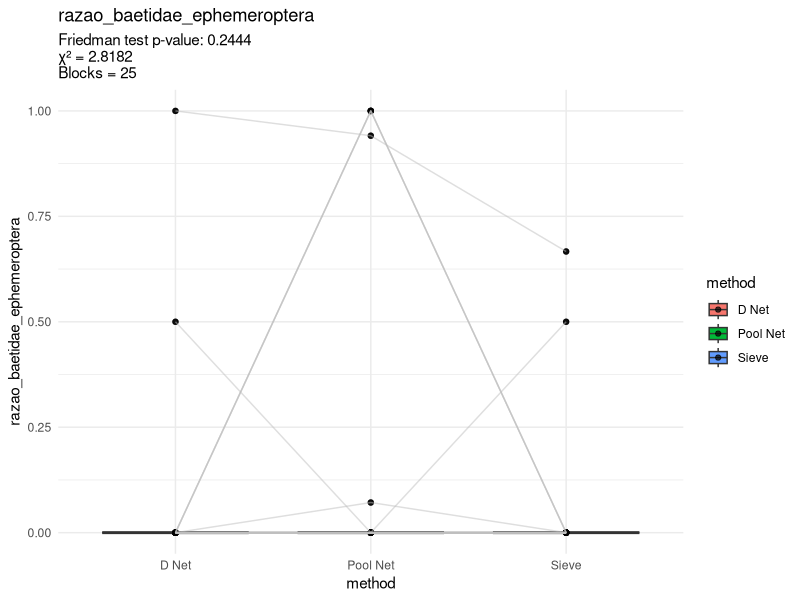
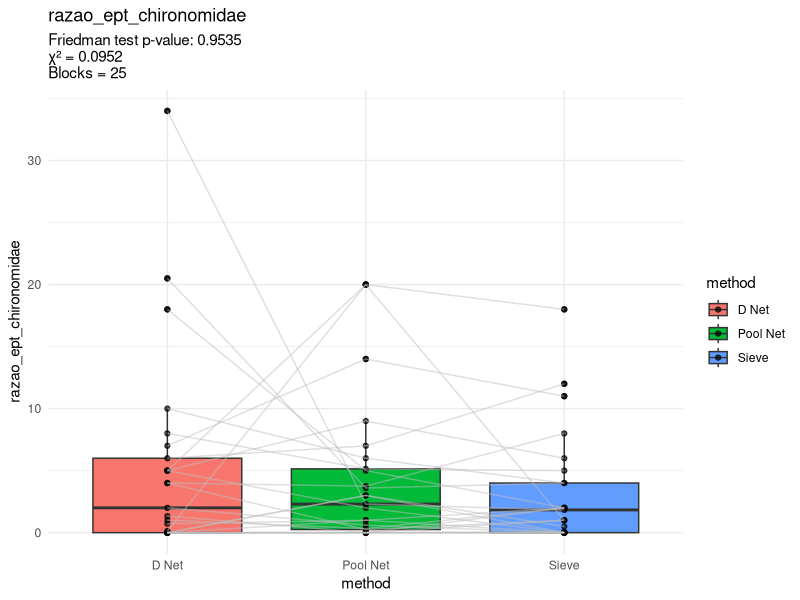
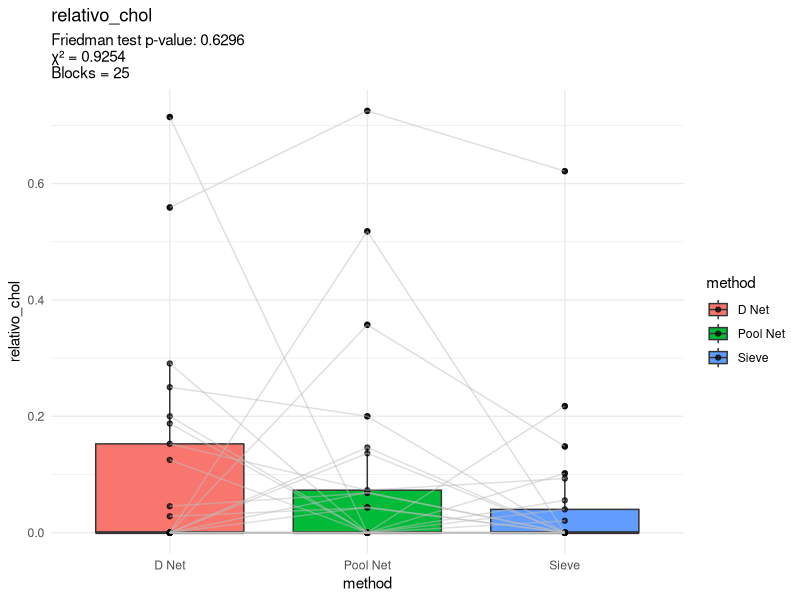
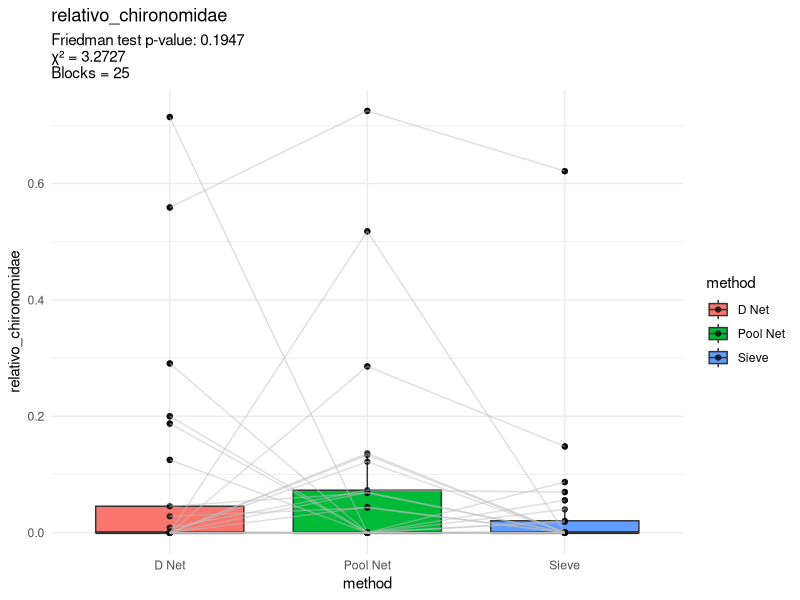
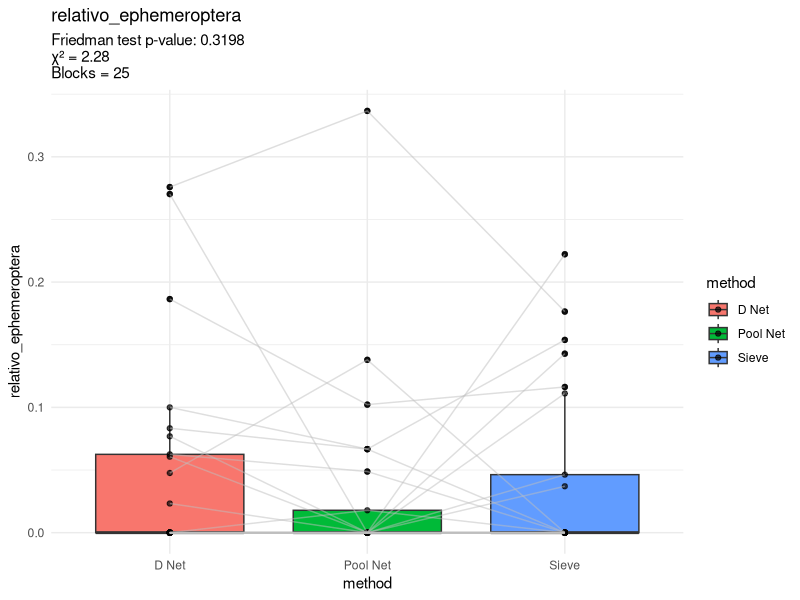
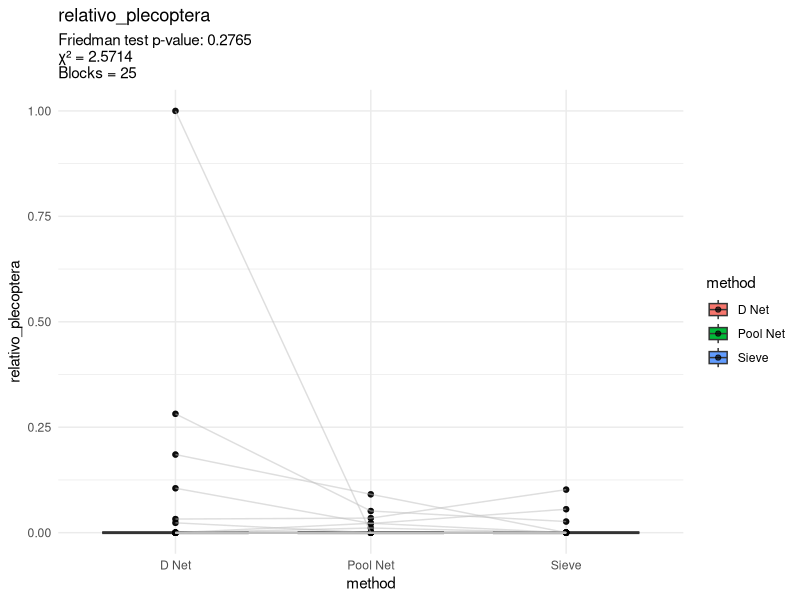
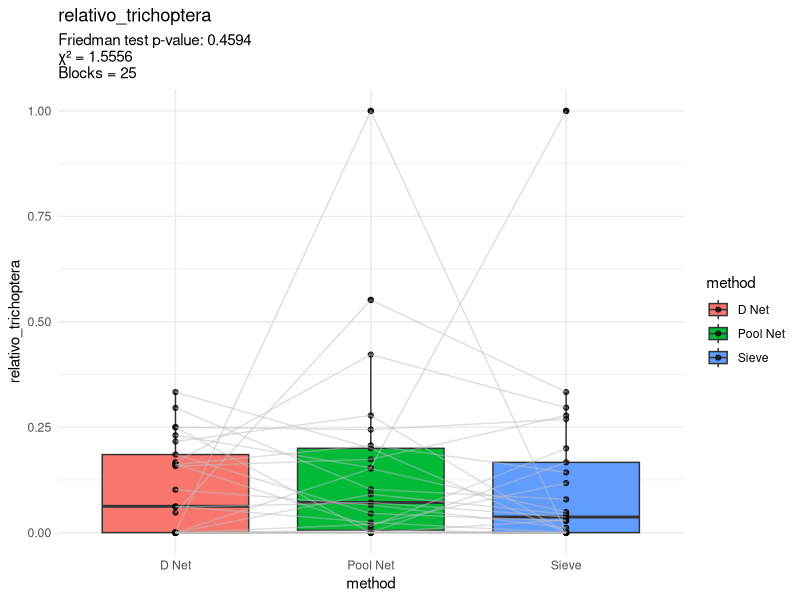
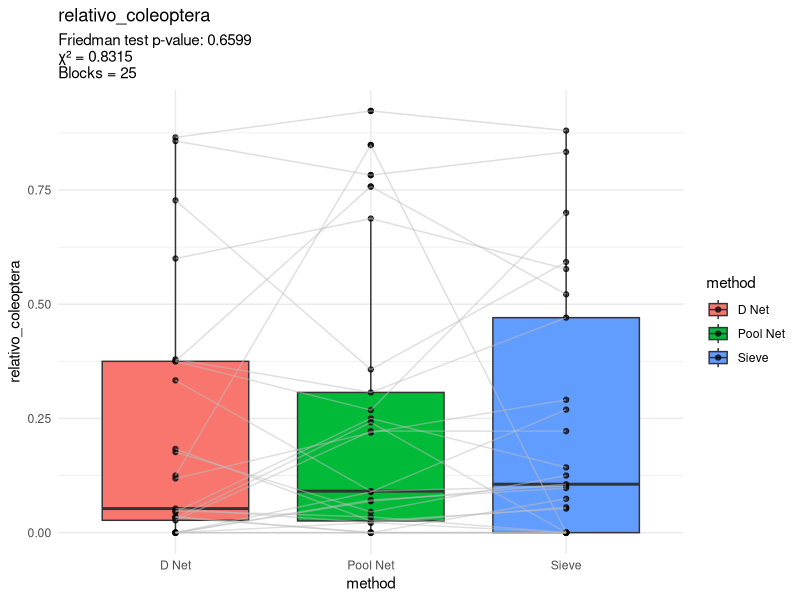

Here is the R script that generated these plots, in order: (Note: this script raises an error after producing the figures.)
library(tidyverse)
library(ggpubr)

################################## Configurações ###############################
set.seed(1994)
metodos_de_amostragem <- c("D Net", "Pool Net", "Sieve")
rios <- c("rio_bebedouro", "rio_da_barra", "rio_mutuca")
amostras_descartadas <- c("RiodaBarra-P1")


# Renomear os índices
nomes_indices <- c(
  total_macroinvertebrados = "Abundância",
  riqueza_familias = "S' famílias"
)


pasta_figuras <- "figuras/cap1/comparacao_redes/friedman_wilcoxon/"
if (!dir.exists(pasta_figuras)) {
  dir.create(pasta_figuras, recursive = TRUE)
}

pasta_tabelas <- "tabelas/cap1/comparacao_redes/friedman_wilcoxon/"
if (!dir.exists(pasta_tabelas)) {
  dir.create(pasta_tabelas, recursive = TRUE)
}

################################## Carregar dados ##############################
indices_df_raw <- read_csv("dados/processado/matriz_indices_imaturos_piata.csv")

############################## Pre-processamento ###############################
vetor_respostas <- indices_df_raw %>%
  select(-(campanha:method)) %>%
  names()

indices_df <- indices_df_raw %>%
  filter(rio %in% rios) %>%
  filter(!locality_name %in% amostras_descartadas) %>%
  filter(method %in% metodos_de_amostragem) %>%
  mutate("coluna_id" = paste0(rio, "_", locality_name, "_", campanha)) #%>%
  #filter(!coletor_recolhedor_proporcao > 0.4)

################################ Processamento #################################
list_of_plots <- list()
for (i in vetor_respostas) {
  print(paste("Analisando redes para índice:", i))
  
  
  dados_filtrados <- indices_df %>%
    select(coluna_id, method, i) %>%
    pivot_wider(names_from = method, values_from = i) %>%
    filter(if_all(c(`D Net`, `Pool Net`, `Sieve`), is.finite))
  
  dados_filtrados_long <- dados_filtrados %>%
    pivot_longer(
      cols = c("D Net", "Pool Net", "Sieve"),
      names_to = "method",
      values_to = i
    )

  # Friedman test
  friedman_test_result <- friedman.test(
    as.formula(paste(i, "~ method | coluna_id")),
    data = dados_filtrados_long
  )


  plot <- ggplot(
    dados_filtrados_long,
    aes(x = method, y = !!sym(i), fill = method)
  ) +
    theme_minimal() +
    geom_boxplot() +
    geom_point(alpha = 0.7) +
    geom_line(aes(group = coluna_id), color = "gray", alpha = 0.5) +
    labs(
      title = i,
      subtitle = paste0(
        "Friedman test p-value: ", round(friedman_test_result$p.value, 4),
        "\n",
        "χ² = ", round(friedman_test_result$statistic, 4),
        "\n",
        "Blocks = ", nrow(dados_filtrados)
        
      )
    )
  
  ggsave(
    filename = paste0(pasta_figuras, i, ".png"),
    plot = plot,
    width = 8,
    height = 6
  )
  list_of_plots[[i]] <- plot

}
names(list_of_plots)
plot_familias <- list_of_plots["riqueza_familias"]
plot_abundancia <- list_of_plots["total_macroinvertebrados"]

painel <- ggarrange(
  plot_familias[[1]], 
  plot_abundancia[[1]], 
  ncol = 2, 
  common.legend = TRUE, 
  legend = "bottom",
  labels = c("A", "B"),
  font.label = list(size = 16, face = "bold")
)

ggsave(
  painel,
  filename = paste0(pasta_figuras, "painel_friedman_redes.svg"),
  width = 10,
  height = 5.5
)




################################### Post roc ###################################

for (i in vetor_respostas) {
  print(paste("Analisando redes (post-hoc) para índice:", i))

  if (i == "coletor_recolhedor_proporcao") {
    indices_df <- indices_df %>%
      filter(!coletor_recolhedor_proporcao > 0.4)
  }
  
  dados_filtrados <- indices_df %>%
    select(coluna_id, method, i) %>%
    pivot_wider(names_from = method, values_from = i)
  
  dados_filtrados_long <- dados_filtrados %>%
    pivot_longer(
      cols = c("D Net", "Pool Net", "Sieve"),
      names_to = "method",
      values_to = i
    )
  
  tabela_post_hoc <- pairwise.wilcox.test(
    dados_filtrados_long[[i]],
    dados_filtrados_long$method,
    p.adjust.method = "bonferroni",
    paired = TRUE
  )
  write_csv(
    as.data.frame(tabela_post_hoc$p.value) %>%
      rownames_to_column(var = "method1"),
    paste0(pasta_tabelas,  "wilxox_matrix_", i, ".csv")
  )
}
